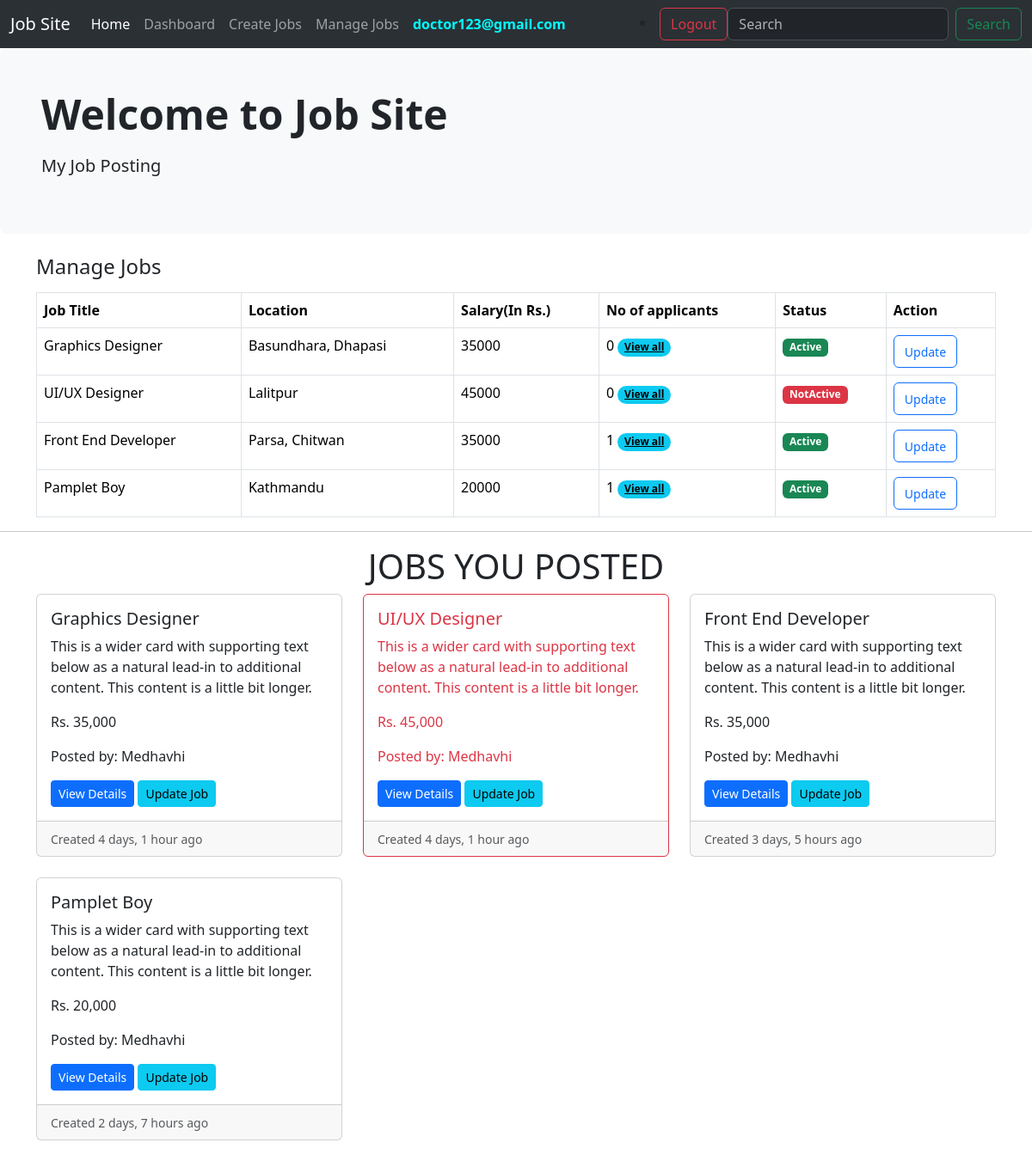
The app's page /work/manage-jobs/ (signed in), older data.
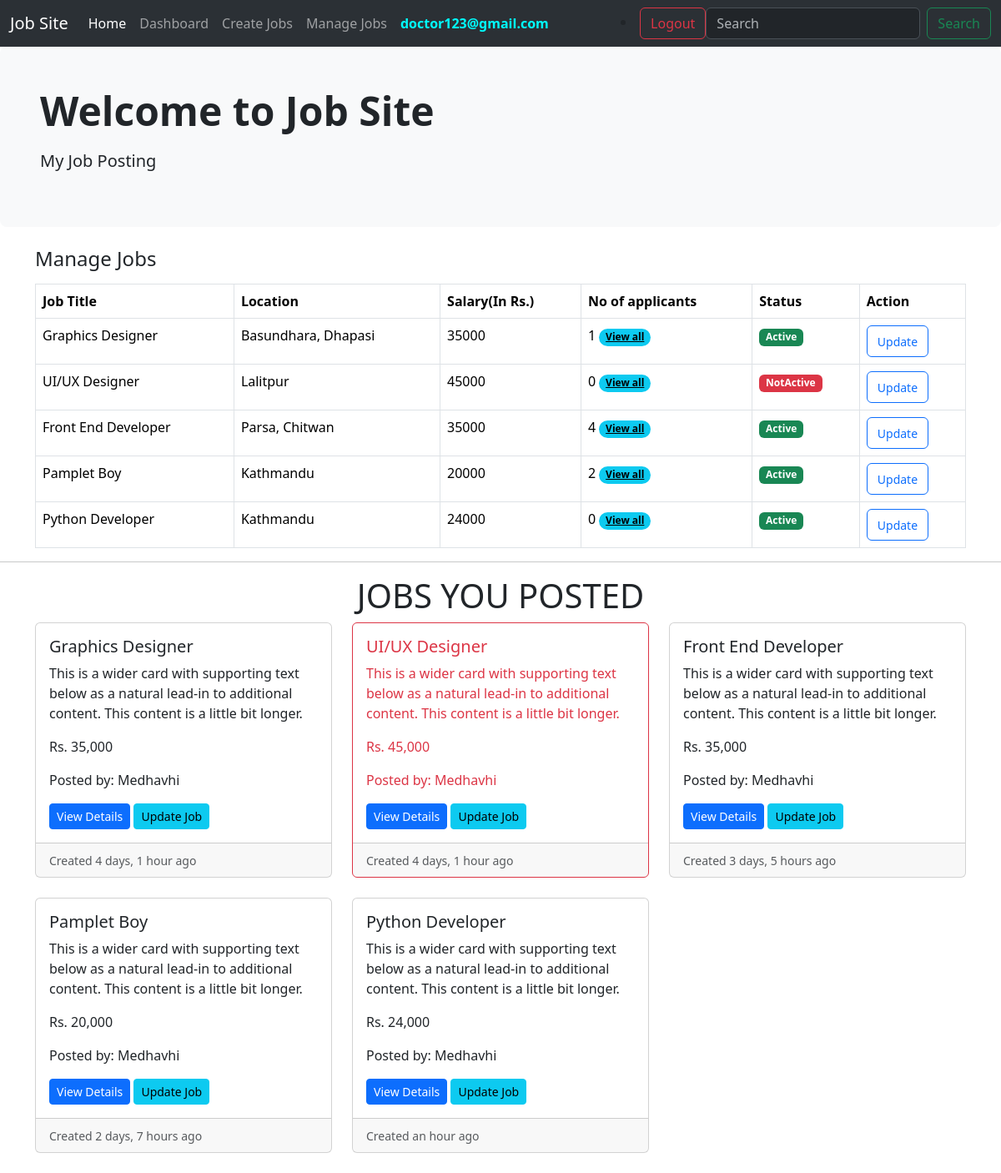
The same page, newer data.
### work/models.py (models this page shows, shortened)
class Work(models.Model):
    job_type_choice = {
        ('Remote' , 'Remote'),
        ('Onsite' , 'Onsite'),
        ('Hybrid' , 'Hybrid'),
    }
    user = models.ForeignKey(CustomUser , on_delete=models.CASCADE)
    company = models.ForeignKey(Company , on_delete=models.CASCADE)
    title = models.CharField(max_length=100)
    city = models.CharField(max_length=100)
    salary = models.PositiveIntegerField()
    requirements = models.TextField()
    ideal_candidate = models.TextField()
    required_skills = models.TextField(null=True, blank=True)
    is_available = models.BooleanField(default=True)
    timestamp = models.DateTimeField(auto_now_add=True)
    industry = models.ForeignKey(Industry , on_delete=models.DO_NOTHING , null=True , blank=True)
    province = models.ForeignKey(Province , on_delete=models.DO_NOTHING , blank=True , null=True)
    job_type = models.CharField(max_length=50 , choices=job_type_choice , null=True , blank=True)

### company/models.py (models this page shows)
class Company(models.Model):
    user = models.OneToOneField(CustomUser , on_delete=models.CASCADE)
    name = models.CharField(max_length=100 , null=True , blank=True)
    est_date = models.PositiveIntegerField(null=True , blank=True)
    city = models.CharField(max_length=100, null=True , blank=True)
    province = models.CharField(max_length=100, null=True , blank=True)
    def __str__(self):
        return self.name

### work/views.py (the view)
# urls.py: path('manage-jobs/' , views.manage_jobs , name='manage-jobs'),
def manage_jobs(request):
    jobs = Work.objects.filter(user = request.user , company = request.user.company)
    context = {
        'jobs': jobs
    }
    return render(request, 'work/manage_jobs.html' , context)

### templates/work/manage_jobs.html (shortened to what this page needs)
{% extends 'base.html' %}
{% load humanize %}
{% block content %}
{% include 'navbar.html' %}
<section>
    <div class="p-5 mb-4 bg-light rounded-3">
        <div container-fluid py-5>
            <h2 class="display-5 fw-bold">Welcome to Job Site</h1>
            <p class="col-md-8 fs-5 mt-3">My Job Posting</p>
        </div>
    </div>
</section>
<div class="container-sm">
<div class="card-body">
  <h4 class="card-title mb-3" >Manage Jobs</h4>
  <table class="table table-bordered">
    <thead>
      <tr>
        <th scope="col">Job Title</th>
        <th scope="col">Location</th>
        <th scope="col">Salary(In Rs.)</th>
        <th scope="col">No of applicants</th>
        <th scope="col">Status</th>
        <th scope="col">Action</th>
      </tr>
    </thead>
    <tbody>
      {% for job in jobs %}
      <tr>
        <td>{{job.title}}</td>
        <td>{{job.city}}</td>
        <td>{{job.salary}}</td>
        <td>{{job.applyjob_set.all.count}}
          <a class="badge rounded-pill text-bg-info" href="{% url 'all-applicants' job.id %}">View all</a>
        </td>
        {% if job.is_available %}
        <td><span class="badge bg-success" >Active</span></td>
        {% else %}
        <td><span class="badge bg-danger" > NotActive</span></td>
        {% endif %}
        <td><a class="btn btn-outline-primary" href="{% url 'update-job' job.id %}"> <small>Update</small> </a></td>
      </tr>
      {% endfor %}
    </tbody>
  </table>
</div>
</div>
<hr>
<h1 style="display: flex; justify-content: center;">JOBS YOU POSTED</h1>
<div class="container-sm">
    <div class="row row-cols-1 row-cols-md-3 g-4">
        {% for job in jobs %}
        <div class="col">
          <div class="card {% if job.is_available %} {% else %} border-danger {% endif %} h-100">
            <div class="card-body {% if job.is_available %} {% else %} text-danger {% endif %}">
              <h5 class="card-title">{{ job.title }}</h5>
              <p class="card-text">This is a wider card with supporting text below as a natural lead-in to additional content. This content is a little bit longer.</p>
              <p class="card-text">Rs. {{ job.salary|intcomma }}</p>
              <p class="card-text">Posted by: {{ job.company }}</p>
              <a class="btn btn-primary btn-sm" href="{% url 'job-details' job.id %}">View Details</a>
              <a class="btn btn-info btn-sm" href="{% url 'update-job' job.id %}">Update Job</a>
            </div>
            <div class="card-footer">
              <small class="text-muted">Created {{ job.timestamp|naturaltime }}</small>
            </div>
          </div>
        </div>
          {% endfor %}
    </div>
</div>
<br>
{% endblock content %}

Row changes from the older to the newer data that the page shows:
computed for Work "Graphics Designer": applyjob_set.all.count "0" → "1"
computed for Work "Front End Developer": applyjob_set.all.count "1" → "4"
computed for Work "Pamplet Boy": applyjob_set.all.count "1" → "2"
added Work: title "Python Developer", city "Kathmandu", salary "24000", applyjob_set.all.count "0", is_available "Active", salary "24,000", company "Medhavhi", timestamp "an hour ago"
